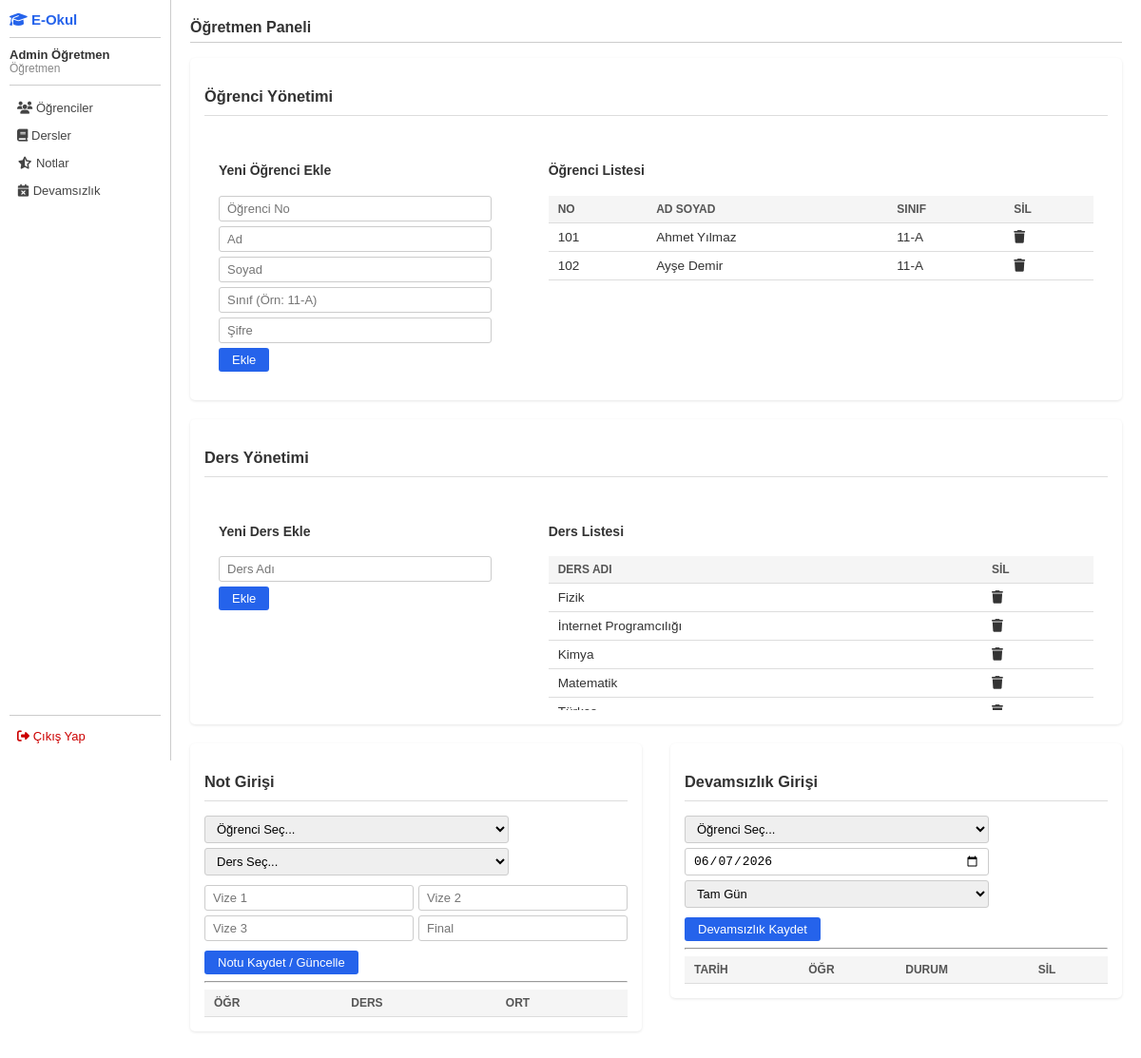
Screenshot of /teacher_dashboard.php (signed in) with the database file from the repository.
### tables this page shows
CREATE TABLE `ogrenciler` (
  `id` int(11) NOT NULL AUTO_INCREMENT,
  `ogr_no` varchar(20) NOT NULL,
  `ad` varchar(50) NOT NULL,
  `soyad` varchar(50) NOT NULL,
  `sinif` varchar(20) NOT NULL,
  `sifre` varchar(255) NOT NULL,  
  PRIMARY KEY (`id`),
  UNIQUE KEY `ogr_no` (`ogr_no`)
);

CREATE TABLE `dersler` (
  `id` int(11) NOT NULL AUTO_INCREMENT,
  `ders_adi` varchar(100) NOT NULL,
  PRIMARY KEY (`id`)
);

### teacher_dashboard.php (the view, shortened to what this page needs)
<?php
require_once 'auth.php';
$page_title = "Öğretmen Paneli";
include 'includes/header.php';
$students = $db->query("SELECT * FROM ogrenciler ORDER BY sinif, ad")->fetchAll();
$courses = $db->query("SELECT * FROM dersler ORDER BY ders_adi")->fetchAll();
?>
<div id="ogrenciler" style="background:#fff; padding:15px; border-radius:5px; margin-bottom:20px; box-shadow:0 1px 3px rgba(0,0,0,0.1);">
    <h3 style="border-bottom:1px solid #ddd; padding-bottom:10px; margin-bottom:15px;">Öğrenci Yönetimi</h3>
    <div class="flex-row">
        <div class="flex-1 border" style="padding:15px;">
            <h4>Yeni Öğrenci Ekle</h4>
            <form method="POST"><input type="hidden" name="islem" value="ogrenci_ekle">
                <input type="text" name="ogr_no" class="form-control" required placeholder="Öğrenci No" style="margin-bottom:5px;">
                <input type="text" name="ad" class="form-control" required placeholder="Ad" style="margin-bottom:5px;">
                <input type="text" name="soyad" class="form-control" required placeholder="Soyad" style="margin-bottom:5px;">
                <input type="text" name="sinif" class="form-control" required placeholder="Sınıf (Örn: 11-A)" style="margin-bottom:5px;">
                <input type="password" name="sifre" class="form-control" required placeholder="Şifre" style="margin-bottom:5px;">
                <button class="btn btn-primary btn-sm">Ekle</button>
            </form>
        </div>
        <div class="flex-2 border" style="padding:15px; max-height:250px; overflow-y:auto;">
            <h4>Öğrenci Listesi</h4>
            <table class="table" style="font-size:0.85rem;">
                <thead><tr><th>No</th><th>Ad Soyad</th><th>Sınıf</th><th>Sil</th></tr></thead>
                <tbody>
                    <?php foreach($students as $s): ?>
                    <tr>
                        <td><?= htmlspecialchars($s['ogr_no']) ?></td>
                        <td><?= htmlspecialchars($s['ad'].' '.$s['soyad']) ?></td>
                        <td><?= htmlspecialchars($s['sinif']) ?></td>
                        <td><a href="?del_ogr=<?= $s['id'] ?>" class="text-danger" onclick="return confirm('Emin misiniz?')"><i class="fa fa-trash"></i></a></td>
                    </tr>
                    <?php endforeach; ?>
                </tbody>
            </table>
        </div>
    </div>
</div>
<div id="dersler" style="background:#fff; padding:15px; border-radius:5px; margin-bottom:20px; box-shadow:0 1px 3px rgba(0,0,0,0.1);">
    <h3 style="border-bottom:1px solid #ddd; padding-bottom:10px; margin-bottom:15px;">Ders Yönetimi</h3>
    <div class="flex-row">
        <div class="flex-1 border" style="padding:15px;">
            <h4>Yeni Ders Ekle</h4>
            <form method="POST"><input type="hidden" name="islem" value="ders_ekle">
                <input type="text" name="ders_adi" class="form-control" required placeholder="Ders Adı" style="margin-bottom:5px;">
                <button class="btn btn-primary btn-sm">Ekle</button>
            </form>
        </div>
        <div class="flex-2 border" style="padding:15px; max-height:200px; overflow-y:auto;">
            <h4>Ders Listesi</h4>
            <table class="table" style="font-size:0.85rem;">
                <thead><tr><th>Ders Adı</th><th>Sil</th></tr></thead>
                <tbody>
                    <?php foreach($courses as $c): ?>
                    <tr>
                        <td><?= htmlspecialchars($c['ders_adi']) ?></td>
                        <td><a href="?del_ders=<?= $c['id'] ?>" class="text-danger" onclick="return confirm('Emin misiniz?')"><i class="fa fa-trash"></i></a></td>
                    </tr>
                    <?php endforeach; ?>
                </tbody>
            </table>
        </div>
    </div>
</div>
<div class="flex-row">
    <div id="notlar" class="flex-1" style="background:#fff; padding:15px; border-radius:5px; margin-bottom:20px; box-shadow:0 1px 3px rgba(0,0,0,0.1);">
        <h3 style="border-bottom:1px solid #ddd; padding-bottom:10px; margin-bottom:15px;">Not Girişi</h3>
        <form method="POST" style="font-size:0.9rem;"><input type="hidden" name="islem" value="not_gir">
            <select name="ogrenci_id" class="form-control" required style="margin-bottom:5px;">
                <option value="">Öğrenci Seç...</option>
            </select>
            <select name="ders_id" class="form-control" required style="margin-bottom:10px;">
                <option value="">Ders Seç...</option>
            </select>
            <div style="display:flex; gap:5px; margin-bottom:5px;">
                <input type="number" name="vize1" class="form-control" min="0" max="100" step="0.01" placeholder="Vize 1">
                <input type="number" name="vize2" class="form-control" min="0" max="100" step="0.01" placeholder="Vize 2">
            </div>
            <div style="display:flex; gap:5px; margin-bottom:10px;">
                <input type="number" name="vize3" class="form-control" min="0" max="100" step="0.01" placeholder="Vize 3">
                <input type="number" name="final" class="form-control" min="0" max="100" step="0.01" placeholder="Final">
            </div>
            <button class="btn btn-primary btn-sm w-100">Notu Kaydet / Güncelle</button>
        </form>
        <hr>
        <div style="max-height:250px; overflow-y:auto;">
            <table class="table" style="font-size:0.75rem;">
                <thead><tr><th>Öğr</th><th>Ders</th><th>Ort</th></tr></thead>
            </table>
        </div>
    </div>
    <div id="devamsizlik" class="flex-1" style="background:#fff; padding:15px; border-radius:5px; margin-bottom:20px; box-shadow:0 1px 3px rgba(0,0,0,0.1);">
        <h3 style="border-bottom:1px solid #ddd; padding-bottom:10px; margin-bottom:15px;">Devamsızlık Girişi</h3>
        <form method="POST" style="font-size:0.9rem;"><input type="hidden" name="islem" value="devamsizlik_gir">
            <select name="ogrenci_id" class="form-control" required style="margin-bottom:5px;">
                <option value="">Öğrenci Seç...</option>
            </select>
            <input type="date" name="tarih" class="form-control" required value="<?= date('Y-m-d') ?>" style="margin-bottom:5px;">
            <select name="durum" class="form-control" required style="margin-bottom:10px;">
                <option value="Tam">Tam Gün</option>
            </select>
            <button class="btn btn-primary btn-sm w-100">Devamsızlık Kaydet</button>
        </form>
        <hr>
        <div style="max-height:250px; overflow-y:auto;">
            <table class="table" style="font-size:0.75rem;">
                <thead><tr><th>Tarih</th><th>Öğr</th><th>Durum</th><th>Sil</th></tr></thead>
            </table>
        </div>
    </div>
</div>
<?php include 'includes/footer.php'; ?>

### includes/header.php (shortened to what this page needs)
<!DOCTYPE html>
<html lang="tr">
<head>
    <link rel="stylesheet" href="assets/css/style.css">
    <link rel="stylesheet" href="https://cdnjs.cloudflare.com/ajax/libs/font-awesome/6.4.0/css/all.min.css">
</head>
<body class="role-<?= $_SESSION['user_type'] === 'teacher' ? 'teacher' : 'student' ?>">
<div class="layout">
    <aside class="sidebar">
        <div class="sidebar-logo">
            <i class="fa-solid fa-graduation-cap"></i>
            E-Okul
        </div>
        <div class="sidebar-user">
            <div class="sidebar-user-name"><?= htmlspecialchars($_SESSION['user_name']) ?></div>
            <div class="sidebar-user-role"><?= $_SESSION['user_type'] === 'teacher' ? 'Öğretmen' : 'Öğrenci' ?></div>
        </div>
        <nav class="sidebar-nav">
            <?php if($_SESSION['user_type'] === 'teacher'): ?>
                <a href="teacher_dashboard.php#ogrenciler" class="sidebar-link">
                    <i class="fa-solid fa-users"></i> Öğrenciler
                </a>
                <a href="teacher_dashboard.php#dersler" class="sidebar-link">
                    <i class="fa-solid fa-book"></i> Dersler
                </a>
                <a href="teacher_dashboard.php#notlar" class="sidebar-link">
                    <i class="fa-solid fa-star-half-stroke"></i> Notlar
                </a>
                <a href="teacher_dashboard.php#devamsizlik" class="sidebar-link">
                    <i class="fa-solid fa-calendar-xmark"></i> Devamsızlık
                </a>
            <?php endif; ?>
        </nav>
        <div class="sidebar-footer">
            <a href="logout.php" class="sidebar-logout">
                <i class="fa-solid fa-right-from-bracket"></i> Çıkış Yap
            </a>
        </div>
    </aside>
    <main class="main-content">
        <div class="page-header">
            <h2><?= htmlspecialchars($page_title ?? 'E-Okul') ?></h2>
        </div>
        <div class="content-area animate-fade-in">

### includes/footer.php (shortened to what this page needs)
        </div>
    </main>
</div>
</body>
</html>

### assets/css/style.css (style rules this page uses)
body { font-family: Arial, sans-serif; margin: 0; background: #fff; color: #333; font-size: 14px; }
a { text-decoration: none; color: inherit; }
.layout { display: flex; min-height: 100vh; }
.sidebar { width: 180px; border-right: 1px solid #ccc; position: fixed; top: 0; left: 0; height: 100vh; display: flex; flex-direction: column; background: #fff; box-sizing: border-box; padding: 12px 10px; }
.sidebar-logo { font-weight: bold; font-size: 15px; padding-bottom: 10px; border-bottom: 1px solid #ccc; margin-bottom: 10px; }
body.role-teacher .sidebar-logo { color: #2563eb; }
.sidebar-user { font-size: 12px; padding-bottom: 10px; border-bottom: 1px solid #ccc; margin-bottom: 10px; }
.sidebar-user-name { font-weight: bold; font-size: 13px; }
.sidebar-user-role { color: #888; }
.sidebar-nav { flex: 1; }
.sidebar-link { display: block; padding: 6px 8px; font-size: 13px; color: #444; border-radius: 3px; margin-bottom: 2px; }
.sidebar-footer { border-top: 1px solid #ccc; padding-top: 8px; margin-top: 8px; }
.sidebar-logout { display: block; padding: 6px 8px; font-size: 13px; color: #cc0000; border-radius: 3px; }
.main-content { margin-left: 180px; padding: 20px; flex: 1; max-width: 1100px; }
.page-header { border-bottom: 1px solid #ccc; margin-bottom: 16px; padding-bottom: 6px; }
.page-header h2 { font-size: 16px; margin: 0; font-weight: bold; }
.table { width: 100%; border-collapse: collapse; font-size: 13px; }
.table th, .table td { padding: 7px 10px; border-bottom: 1px solid #ddd; text-align: left; }
.table th { background: #f5f5f5; font-size: 12px; color: #555; text-transform: uppercase; }
.form-control { width: 100%; max-width: 320px; padding: 5px 8px; border: 1px solid #ccc; border-radius: 3px; font-size: 13px; box-sizing: border-box; }
select.form-control { max-width: 320px; }
.btn { padding: 5px 14px; border: none; border-radius: 3px; font-size: 13px; cursor: pointer; color: #fff; display: inline-block; }
body.role-teacher .btn-primary { background: #2563eb; }
.btn-primary { background: #2563eb; }
.flex-row { display: flex; gap: 30px; flex-wrap: wrap; align-items: flex-start; }
.flex-1 { flex: 1; min-width: 220px; }
.flex-2 { flex: 2; min-width: 320px; overflow-x: auto; }

### rows the page displays
ogrenciler: ogr_no "101", ad+soyad "Ahmet Yılmaz", sinif "11-A"
ogrenciler: ogr_no "102", ad+soyad "Ayşe Demir", sinif "11-A"
dersler: ders_adi "Fizik"
dersler: ders_adi "İnternet Programcılığı"
dersler: ders_adi "Kimya"
dersler: ders_adi "Matematik"

### other values shown
$_SESSION['user_name'] "Admin Öğretmen"
$page_title "Öğretmen Paneli"
